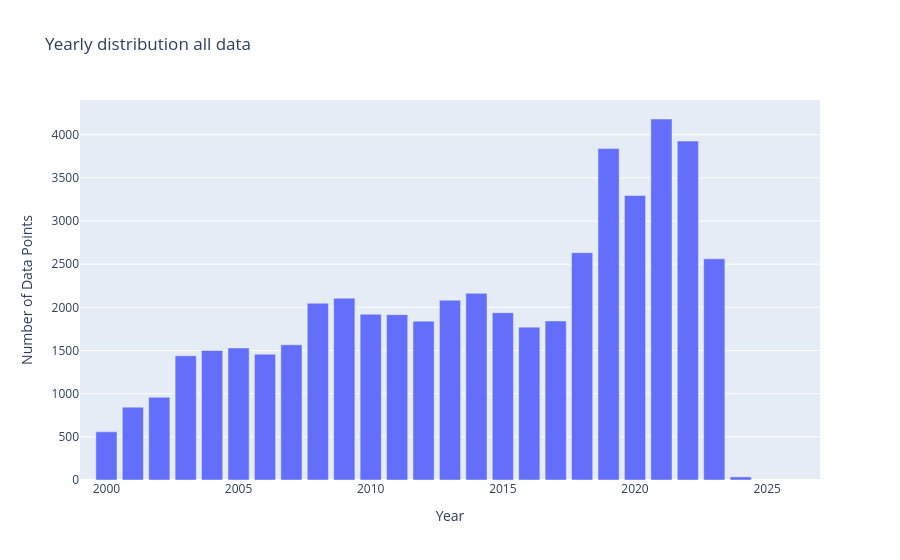

The notebook cell this image was saved under:
### Code cell
year_test=aqua.copy()
year_test['datetime'] = pd.to_datetime(year_test['datetime'])
year_test['year'] = year_test['datetime'].dt.year
grouped = year_test.groupby(['year']).size().reset_index(name='DataPoints')

# Create bar chart
fig = px.bar(grouped,x='year', y='DataPoints', title='Yearly distribution all data',
             labels={'year': 'Year', 'DataPoints': 'Number of Data Points', 'metadata': 'Metadata'},)
fig.update_xaxes(range=[1999,2027])
fig.update_layout(barmode='stack')  # ensures stacking
fig.show()

### Figure 1 — Plotly figure (JSON) as saved in the notebook; plotly's stock layout.template omitted (floating-point values rounded to 4 significant figures)
{"data": [{"hovertemplate": "Year=%{x}<br>Number of Data Points=%{y}<extra></extra>", "legendgroup": "", "marker": {"color": "#636efa", "pattern": {"shape": ""}}, "name": "", "orientation": "v", "showlegend": false, "textposition": "auto", "type": "bar", "x": [2000, 2001, 2002, 2003, 2004, 2005, 2006, 2007, 2008, 2009, 2010, 2011, 2012, 2013, 2014, 2015, 2016, 2017, 2018, 2019, 2020, 2021, 2022, 2023, 2024], "xaxis": "x", "y": [558, 844, 958, 1439, 1500, 1529, 1456, 1566, 2047, 2106, 1920, 1915, 1840, 2083, 2162, 1938, 1770, 1842, 2633, 3838, 3295, 4181, 3926, 2562, 36], "yaxis": "y"}], "layout": {"autosize": true, "barmode": "stack", "legend": {"tracegroupgap": 0}, "title": {"text": "Yearly distribution all data"}, "xaxis": {"anchor": "y", "domain": [0, 1], "range": [1999, 2027], "title": {"text": "Year"}, "type": "linear"}, "yaxis": {"anchor": "x", "autorange": true, "domain": [0, 1], "range": [0, 4401.0], "title": {"text": "Number of Data Points"}, "type": "linear"}}}
